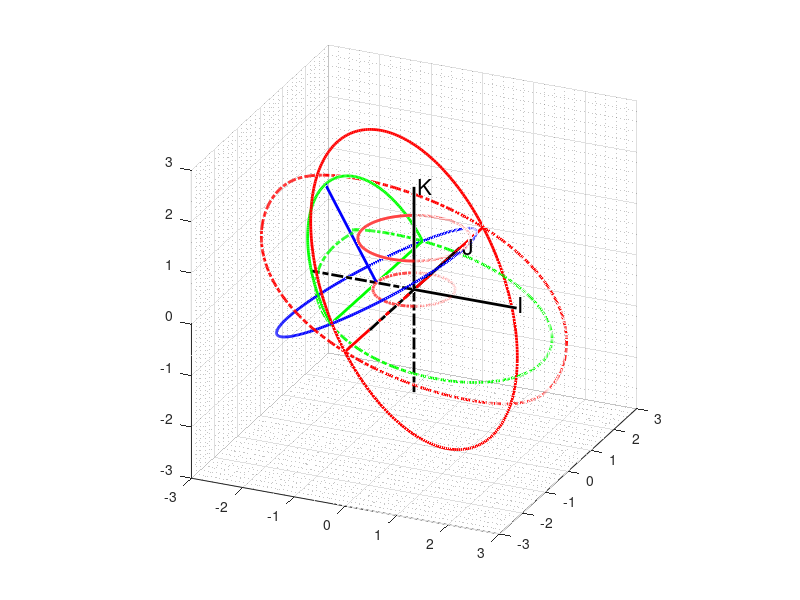

This figure's MATLAB source:
% Plot the trajectory of the Green one and Red one
% colors will be modified later
% Mengtang Li
% Apr 23

clear; clf; close all;

figure('OuterPosition', [50 50 1000 1000]);
grid minor; grid on; hold on;
% plot frame IJK, positive and negative
plotaxisIp = plot3([0 2], [0 0], [0 0],'k','linewidth',2);
plotaxisJp = plot3([0 0], [0 2], [0 0],'k','linewidth',2);
plotaxisKp = plot3([0 0], [0 0], [0 2],'k','linewidth',2);
plotaxisIn = plot3([0 -2], [0 0], [0 0],'k-.','linewidth',2);
plotaxisJn = plot3([0 0], [0 -2], [0 0],'k-.','linewidth',2);
plotaxisKn = plot3([0 0], [0 0], [0 -2],'k-.','linewidth',2);
% specify the lengh of axis
xlim([-3 3]); ylim([-3 3]); zlim([-3 3]);
% legend('x-axis', 'y-axis', 'z-axis');
text(2.0,0.05,0.05,'I','FontSize', 16);
text(0.05,2.0,0.05,'J','FontSize', 16);
text(0.05,0.05,2.0,'K','FontSize', 16);
daspect([1 1 1]);
view(24,24);

alpha = pi/6;
beta = pi/6;
R = 1;
L = (sqrt(3)-1)*2*R;
h = L;
angle = 0:0.01:2*pi;
n = size(angle,2);
x_record1 = zeros(1,n);   y_record1 = zeros(1,n);   z_record1 = zeros(1,n);
x_record2 = zeros(1,n);   y_record2 = zeros(1,n);   z_record2 = zeros(1,n);
x_record3 = zeros(1,n);   y_record3 = zeros(1,n);   z_record3 = zeros(1,n);
x_record4 = zeros(1,n);   y_record4 = zeros(1,n);   z_record4 = zeros(1,n);
x_record5 = zeros(1,n);   y_record5 = zeros(1,n);   z_record5 = zeros(1,n);
x_record6 = zeros(1,n);   y_record6 = zeros(1,n);   z_record6 = zeros(1,n);


plot3(L/2*cos(angle), L/2*sin(angle), 0*angle, 'r-.', 'linewidth',2)
plot3(R*cos(angle), R*sin(angle), 0*angle+R, 'r', 'linewidth',2)
pause(2);

for i = 1:1:n
    wt = angle(i);    
    Ainv = [ (3^(1/2)*cos(2*wt))/2,  (3^(1/2)*sin(2*wt))/2,    1/2;
        -sin(2*wt),               cos(2*wt),              0;
        -cos(2*wt)/2,            -sin(2*wt)/2,         3^(1/2)/2;];    
    Binv = [ cos(-wt) sin(-wt) 0;
        -sin(-wt) cos(-wt) 0;
        0       0       1;];
    % Now the C is correct    
    C = Binv*Ainv;    
    % distance between origin and center of rotating circle
    R_x = -L/2*cos(2*wt);
    R_y = -L/2*sin(2*wt);
    R_z = 0;   
    % the rotating circle [BLUE]
    theta = 0:0.02:2*pi;
    rho_x = 2*R*(cos(theta)*C(1,1)+sin(theta)*C(2,1));
    rho_y = 2*R*(cos(theta)*C(1,2)+sin(theta)*C(2,2));
    rho_z = 2*R*(cos(theta)*C(1,3)+sin(theta)*C(2,3));    
    % lower part half circle [GREEN], shown in upper position here
    phi = 0:0.02:pi;
    rho2_x = 2*R*(cos(phi)*C(2,1)+sin(phi)*C(3,1));
    rho2_y = 2*R*(cos(phi)*C(2,2)+sin(phi)*C(3,2));
    rho2_z = 2*R*(cos(phi)*C(2,3)+sin(phi)*C(3,3));   
    % lower part FULL circle (0 ~ 2pi) [RED]
    phi = 0:0.02:2*pi;
    rho2_xe = 3*R*cos(phi)*C(2,1)+(3*R*sin(phi)-h)*C(3,1);
    rho2_ye = 3*R*cos(phi)*C(2,2)+(3*R*sin(phi)-h)*C(3,2);
    rho2_ze = 3*R*cos(phi)*C(2,3)+(3*R*sin(phi)-h)*C(3,3);    
    % shifted lower part half circle (pi+asin(0.1) ~ 2*pi-asin(0.1)) [CAYON]
    phi2 = (pi+asin(0.1)):0.02:(2*pi-asin(0.1));
    rho2_xe2 = 3*R*cos(phi2)*C(2,1)+(3*R*sin(phi2)-h)*C(3,1);
    rho2_ye2 = 3*R*cos(phi2)*C(2,2)+(3*R*sin(phi2)-h)*C(3,2);
    rho2_ze2 = 3*R*cos(phi2)*C(2,3)+(3*R*sin(phi2)-h)*C(3,3);    
    % shifted upper part half circle (asin(0.1) ~ pi-asin(0.1)) [CAYON]
    phi3 = asin(0.1):0.02:(pi-asin(0.1));
    rho3_xe2 = 3*R*cos(phi3)*C(2,1)+(3*R*sin(phi3)-h)*C(3,1);
    rho3_ye2 = 3*R*cos(phi3)*C(2,2)+(3*R*sin(phi3)-h)*C(3,2);
    rho3_ze2 = 3*R*cos(phi3)*C(2,3)+(3*R*sin(phi3)-h)*C(3,3);       
    % vertex of normal vector of radius R in moving frame [in GREEN circle]
    rho_xvt = 0+0+2*R*C(3,1);
    rho_yvt = 0+0+2*R*C(3,2);
    rho_zvt = 0+0+2*R*C(3,3);
    % 1st point (0 deg) in moving frame [in BLUE circle]
    rho_x1 = 2*R*(cos(0)*C(1,1)+sin(0)*C(2,1));
    rho_y1 = 2*R*(cos(0)*C(1,2)+sin(0)*C(2,2));
    rho_z1 = 2*R*(cos(0)*C(1,3)+sin(0)*C(2,3));
    % 2nd point (90 deg) in moving frame [in BLUE circle]
    rho_x2 = 2*R*(cos(pi/2)*C(1,1)+sin(pi/2)*C(2,1));
    rho_y2 = 2*R*(cos(pi/2)*C(1,2)+sin(pi/2)*C(2,2));
    rho_z2 = 2*R*(cos(pi/2)*C(1,3)+sin(pi/2)*C(2,3));
    % 3rd point (180 deg) in moving frame [in BLUE circle]
    rho_x3 = 2*R*(cos(pi)*C(1,1)+sin(pi)*C(2,1));
    rho_y3 = 2*R*(cos(pi)*C(1,2)+sin(pi)*C(2,2));
    rho_z3 = 2*R*(cos(pi)*C(1,3)+sin(pi)*C(2,3));
    % 4th point (270 deg) in moving frame [in BLUE circle]
    rho_x4 = 2*R*(cos(3*pi/2)*C(1,1)+sin(3*pi/2)*C(2,1));
    rho_y4 = 2*R*(cos(3*pi/2)*C(1,2)+sin(3*pi/2)*C(2,2));
    rho_z4 = 2*R*(cos(3*pi/2)*C(1,3)+sin(3*pi/2)*C(2,3));
    % extended 2nd point (90 deg) in moving frame [the RED line]
    rho_x2e = 3*R*cos(pi/2)*C(1,1)+3*R*sin(pi/2)*C(2,1)-h*C(3,1);
    rho_y2e = 3*R*cos(pi/2)*C(1,2)+3*R*sin(pi/2)*C(2,2)-h*C(3,2);
    rho_z2e = 3*R*cos(pi/2)*C(1,3)+3*R*sin(pi/2)*C(2,3)-h*C(3,3);
    % extended 4nd point (270 deg) in moving frame [the RED line]
    rho_x4e = 3*R*cos(3*pi/2)*C(1,1)+3*R*sin(3*pi/2)*C(2,1)-h*C(3,1);
    rho_y4e = 3*R*cos(3*pi/2)*C(1,2)+3*R*sin(3*pi/2)*C(2,2)-h*C(3,2);
    rho_z4e = 3*R*cos(3*pi/2)*C(1,3)+3*R*sin(3*pi/2)*C(2,3)-h*C(3,3);
    % lower shifted extended 2nd point (pi+asin(0.1) rad) in moving frame [the CAYON line]
    rho_x2e2 = 3*R*cos(pi+asin(0.1))*C(2,1)+(3*R*sin(pi+asin(0.1))-h)*C(3,1);
    rho_y2e2 = 3*R*cos(pi+asin(0.1))*C(2,2)+(3*R*sin(pi+asin(0.1))-h)*C(3,2);
    rho_z2e2 = 3*R*cos(pi+asin(0.1))*C(2,3)+(3*R*sin(pi+asin(0.1))-h)*C(3,3);    
    % lower shifted extended 4nd point (2*pi-asin(0.1 rad) in moving frame [the CAYON line]
    rho_x4e2 = 3*R*cos(2*pi-asin(0.1))*C(2,1)+(3*R*sin(2*pi-asin(0.1))-h)*C(3,1);
    rho_y4e2 = 3*R*cos(2*pi-asin(0.1))*C(2,2)+(3*R*sin(2*pi-asin(0.1))-h)*C(3,2);
    rho_z4e2 = 3*R*cos(2*pi-asin(0.1))*C(2,3)+(3*R*sin(2*pi-asin(0.1))-h)*C(3,3);
    % upper shifted extended 1st point (asin(0.1) rad) in moving frame [the CAYON line]
    rho_x1e2 = 3*R*cos(asin(0.1))*C(2,1)+(3*R*sin(asin(0.1))-h)*C(3,1);
    rho_y1e2 = 3*R*cos(asin(0.1))*C(2,2)+(3*R*sin(asin(0.1))-h)*C(3,2);
    rho_z1e2 = 3*R*cos(asin(0.1))*C(2,3)+(3*R*sin(asin(0.1))-h)*C(3,3);    
    % upper shifted extended 3rd point (pi-asin(0.1 rad) in moving frame [the CAYON line]
    rho_x3e2 = 3*R*cos(pi-asin(0.1))*C(2,1)+(3*R*sin(pi-asin(0.1))-h)*C(3,1);
    rho_y3e2 = 3*R*cos(pi-asin(0.1))*C(2,2)+(3*R*sin(pi-asin(0.1))-h)*C(3,2);
    rho_z3e2 = 3*R*cos(pi-asin(0.1))*C(2,3)+(3*R*sin(pi-asin(0.1))-h)*C(3,3);    
    % center of moving circle in fixed frame [the RED circle]
    r_x = R_x + rho_x;
    r_y = R_y + rho_y;
    r_z = R_z + rho_z;
    % vertex of normal vector of radius R in fixed frame [in GREEN circle]
    r_xvt = R_x + rho_xvt;  x_record1(i) = r_xvt;
    r_yvt = R_y + rho_yvt;  y_record1(i) = r_yvt;
    r_zvt = R_z + rho_zvt;  z_record1(i) = r_zvt;
    % 1st point (0 deg) in fixed frame [in BLUE circle]
    r_x1 = R_x + rho_x1;  x_record2(i) = r_x1;
    r_y1 = R_y + rho_y1;  y_record2(i) = r_y1;
    r_z1 = R_z + rho_z1;  z_record2(i) = r_z1;
    % 2nd point (90 deg) in fixed frame [in BLUE circle]
    r_x2 = R_x + rho_x2;  x_record3(i) = r_x2;
    r_y2 = R_y + rho_y2;  y_record3(i) = r_y2;
    r_z2 = R_z + rho_z2;  z_record3(i) = r_z2;
    % 3rd point (180 deg) in fixed frame [in BLUE circle]
    r_x3 = R_x + rho_x3;
    r_y3 = R_y + rho_y3;
    r_z3 = R_z + rho_z3;
    % 4th point (270 deg) in fixed frame [in BLUE circle]
    r_x4 = R_x + rho_x4;
    r_y4 = R_y + rho_y4;
    r_z4 = R_z + rho_z4;
    % lower part half circle [in GREEN circle]
    r2_x = R_x + rho2_x;
    r2_y = R_y + rho2_y;
    r2_z = R_z + rho2_z;
    % lower part half circle (0 ~ pi) [RED]
    r2_xe = R_x + rho2_xe;
    r2_ye = R_y + rho2_ye;
    r2_ze = R_z + rho2_ze + (3^0.5)/2*h;
    % shifted lower part half circle (pi+asin(0.1) ~ 2*pi-asin(0.1)) [CAYON]
    r2_xe2 = R_x + rho2_xe2;
    r2_ye2 = R_y + rho2_ye2;
    r2_ze2 = R_z + rho2_ze2 + (3^0.5)/2*h;
    % shifted lower part half circle (asin(0.1) ~ pi-asin(0.1)) [CAYON]
    r2_xe3 = R_x + rho3_xe2;
    r2_ye3 = R_y + rho3_ye2;
    r2_ze3 = R_z + rho3_ze2 + (3^0.5)/2*h;    
    % extended 2nd point (90 deg) in moving frame [the RED line]
    r_x2e = R_x + rho_x2e;                  x_record4(i) = r_x2e;
    r_y2e = R_y + rho_y2e;                  y_record4(i) = r_y2e;
    r_z2e = R_z + rho_z2e + (3^0.5)/2*h;    z_record4(i) = r_z2e;
    % extended 4th point (270 deg) in moving frame
    r_x4e = R_x + rho_x4e;  
    r_y4e = R_y + rho_y4e;  
    r_z4e = R_z + rho_z4e + (3^0.5)/2*h;    
   
    % plot each frame
    plotcircle1 = plot3(r_x,r_y,r_z,'b','linewidth',2);
    plotcircle2 = plot3(r2_x,r2_y,r2_z,'g','linewidth',2);
    plotcircle3 = plot3(r2_xe,r2_ye,r2_ze,'r','linewidth',2);
    plotline0 = plot3([R_x; r_xvt], [R_y; r_yvt], [R_z; r_zvt],'b','linewidth',2);
    plotline1 = plot3([r_x2; r_x4], [r_y2; r_y4], [r_z2; r_z4],'g','linewidth',2); %!!
    plotline2 = plot3([r_x2e; r_x4e], [r_y2e; r_y4e], [r_z2e; r_z4e],'r','linewidth',2);
    pause(0.02);
    % and delete them after some pause
    if (i < n)
        delete(plotcircle1);
        delete(plotcircle2);
        delete(plotcircle3);
        delete(plotline0);
        delete(plotline1);
        delete(plotline2);
    end
    
end
plot3(x_record3, y_record3, z_record3, 'g-.','linewidth',2);
plot3(x_record4, y_record4, z_record4, 'r-.','linewidth',2);